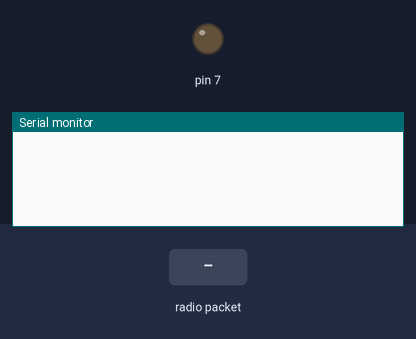
Bench run of a sketch on a simulated Arduino Uno, built with avr-gcc and run on an emulated ATmega328P. On the bench: output pins drawn as LEDs (lit = HIGH), the last lines printed to the serial monitor. The test bench sets the inputs (shaded band). No radio packets arrive unless stated.

Above: at 1.2 s.
1.3 s: radio packet "on" arrives
At 2.2 s:
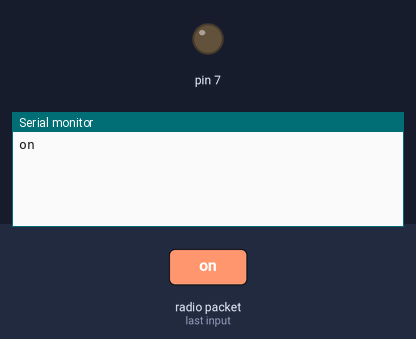
2.8 s: radio packet "1" arrives
At 3.4 s:
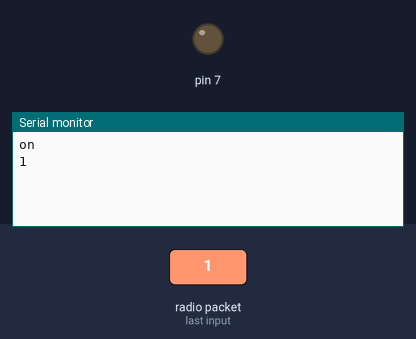

The sketch:

NRF24L01Reciever.ino
```cpp
#include <SPI.h>
#include <nRF24L01.h>
#include <RF24.h>

RF24 radio(9, 8);  // CE, CSN pins

const byte address[6] = "000001"; // Same address as the transmitter
const byte channel = 76;

void setup() {
  pinMode(7, OUTPUT);
  Serial.begin(9600);
  radio.begin();
  radio.openReadingPipe(0, address);
  radio.setPALevel(RF24_PA_LOW);  // Set power level
  radio.setChannel(channel);
  radio.setDataRate(RF24_1MBPS);
  radio.startListening();  // Start listening for incoming data
}

void loop() {
  if (radio.available()) {
    char text[32] = "";  // Allocate buffer for incoming data
    radio.read(&text, sizeof(text));
    Serial.println(text);  // Print received message
    if (text == "on") {
      digitalWrite(7, HIGH);
    } else {
      digitalWrite(7, LOW);
    }
  }
}
```

Measured:
- after the input at 1.3 s, the serial monitor: prints a new line at once (image 1)
- after the input at 2.8 s, the serial monitor: prints a new line at once (image 2)
